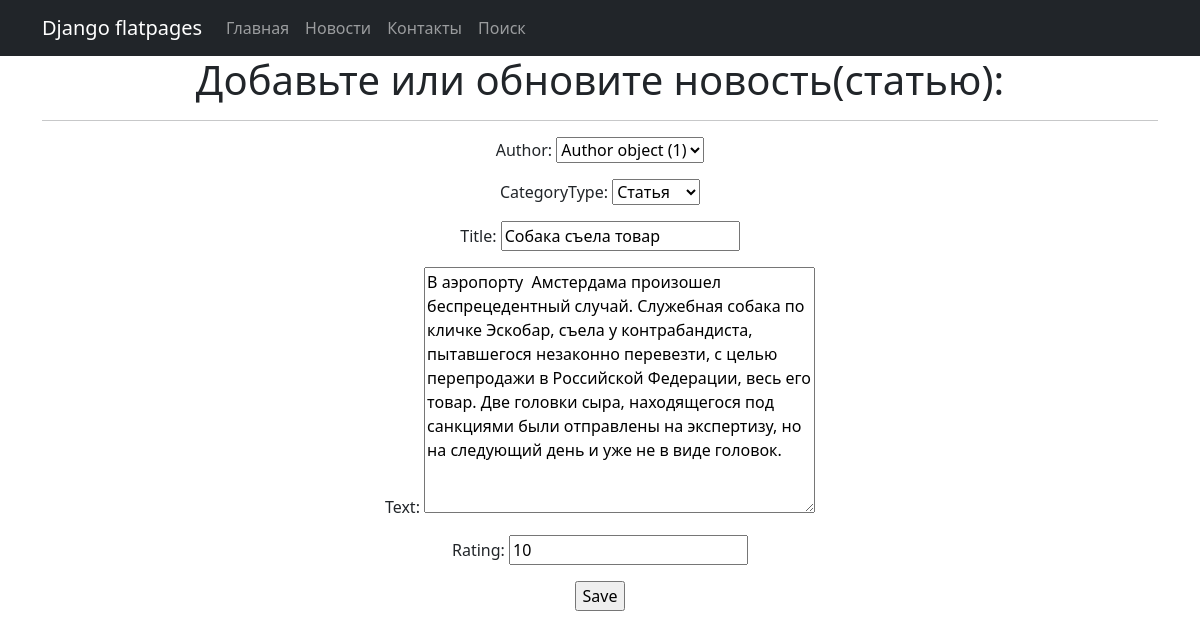
/news/2/update/ (signed in), run on the app's committed database.
### news/models.py (models this page shows, shortened)
class Post(models.Model):
    author = models.ForeignKey(Author, on_delete=models.CASCADE)
    NEWS = 'NW'
    ARTICLE = 'AR'
    CATEGORY_CHOICES = (
        (NEWS, 'Новость'),
        (ARTICLE, 'Статья')
    )
    categoryType = models.CharField(max_length=2, choices=CATEGORY_CHOICES, default=ARTICLE)
    dateCreation = models.DateTimeField(auto_now_add=True)
    postCategory = models.ManyToManyField(Category, through='PostCategory')
    title = models.CharField(max_length=128)
    text = models.TextField()
    rating = models.SmallIntegerField(default=0)

### news/views.py (the view)
# urls.py: path('<int:pk>/update/', PostUpdate.as_view(), name='post_update'),
class PostUpdate(PermissionRequiredMixin, UpdateView):
    permission_required = ('news.post_update',)
    form_class = PostForm
    model = Post
    template_name = 'post_edit.html'

### news/forms.py
class PostForm(forms.ModelForm):
    class Meta:
        model = Post
        fields = [
            'author',
            'categoryType',
            'title',
            'text',
            'rating']

### templates/post_edit.html (shortened to what this page needs)
{% extends 'flatpages/default.html' %}
{% block content %}
<h1>Добавьте или обновите новость(статью):</h1>
<hr>
<form action="" method="post">
    {{ form.as_p }}
    <input type="submit" value="Save" />
</form>
{% endblock content %}

### data on the page
Post: author "Author object (1)", categoryType "Статья", title "Собака съела товар", text "В аэропорту Амстердама произошел беспрецедентный случай. Служебная собака по кличке Эскобар, съела у контрабандиста, пытавшегося незаконно перевезти, с целью перепродажи в Российской Федерации, весь его товар. Две головки сыра, находящегося под санкциями были отправлены на экспертизу, но на следующий день и уже не в виде головок.", rating "10"
